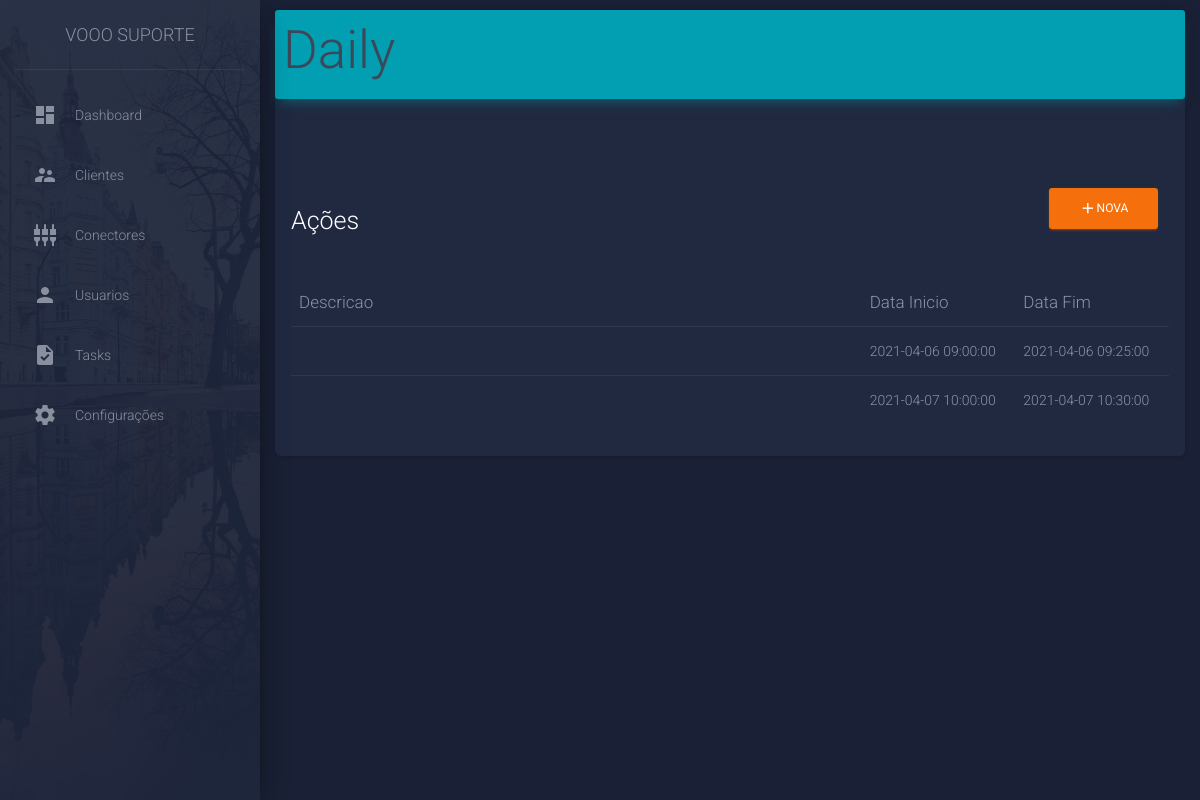
Before: /task/14 with the older database file.
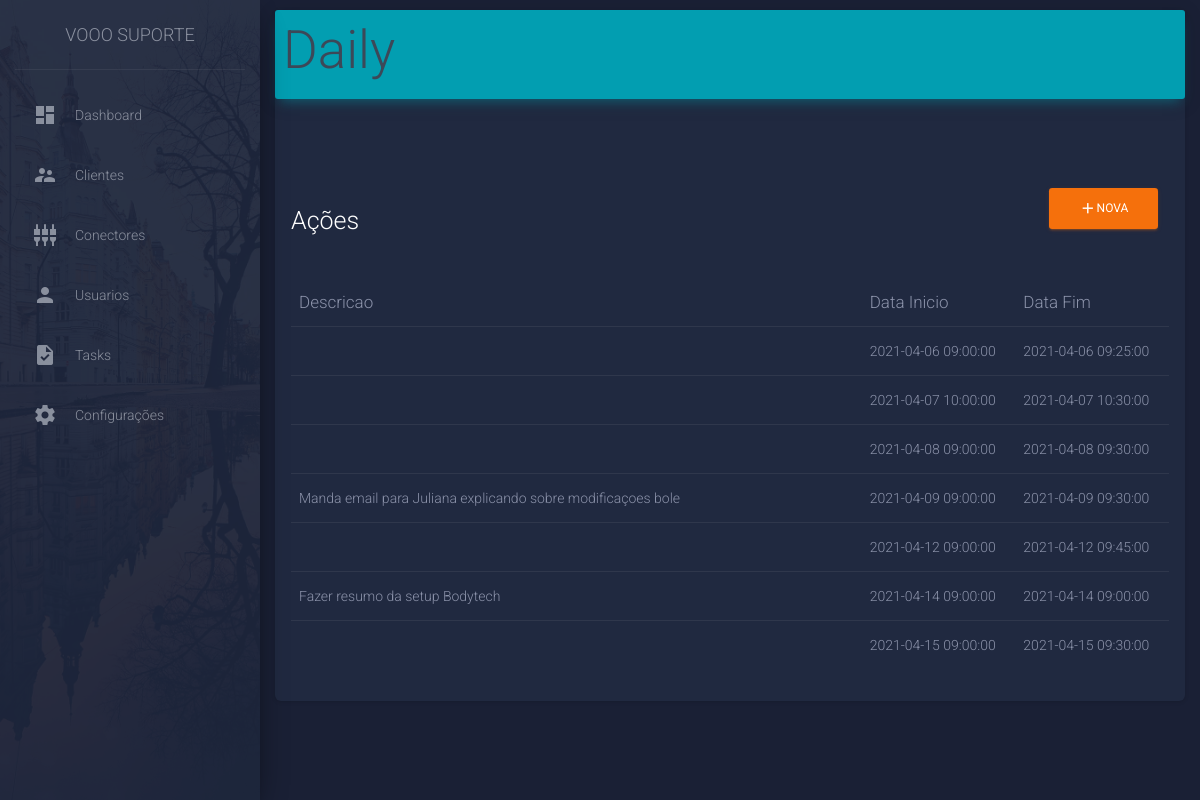
After: the same page with the newer database file.
### model/ModelSqlite.py (models this page shows, shortened)
class TaskType(db.Model):
    __tablename__ = 'tasktype'
    id = Column(INTEGER, primary_key=True)
    name = Column(String, nullable=False, default='')

class Action(db.Model):
    __tablename__ = 'action'
    id = Column(INTEGER, primary_key=True)
    description = Column(String, nullable=False, default='')
    init = Column(DATETIME, default=datetime.now())
    finish = Column(DATETIME, nullable=True)
    finished = Column(BOOLEAN, nullable=False, default=False)
    task_id = Column(INTEGER, ForeignKey('task.id'))

### __main__.py (the view)
@app.route('/task/<int:id>')
def task(id: int):
    task = taskDao.load_by_id(id)
    if not task:
        return render_template(locate_html('error'), msg='Tarefa não encontrada')
    is_n3 = task.task_type.name == "N3"
    task.running = any([not action.finished for action in task.actions])
    return render_template(locate_html('task'), task=task, isN3=is_n3)

### __main__.py (called while the page is built)
def locate_html(page: str) -> str:
    return f'pages/{page}.html'

### model/TaskDao.py (called while the page is built)
def load_by_id(id: int):
    return Task.query.filter(Task.id == id).first()

### template/pages/task.html (shortened to what this page needs)
{% extends "layout/layout.html" %}
{% block content %}
<nav class="navbar navbar-light bg-info">
  <p class="h1 title pl-2">{{task.task_type.name}}</p>
</nav>
<div class="p-3">
  <div class="mt-5">
    <div class="row">
      <div class="col-10 h3 text-white">Ações </div>
      <div class="col">
        {% if task.running %}
        <button type="button" class="btn btn-success" data-toggle="modal" data-target="#modalFinalize"
          aria-expanded="false" aria-controls="formAction" onclick="setNow()">
          <i class="material-icons">thumb_up</i>Finalizar
        </button>
        {% else %}
        <button type="button" class="btn btn-warning" data-toggle="modal" data-target="#modalNewAction"
          aria-expanded="false" aria-controls="formAction" onclick="setNow()">
          <i class="material-icons">add</i>Nova
        </button>
        {% endif %}
      </div>
    </div>
    <table class="table">
      <thead class=" text-primary">
        <th>Descricao</th>
        <th>Data Inicio</th>
        <th>Data Fim</th>
      </thead>
      <tbody>
        {% for action in task.actions %}
        <tr>
          <td style="width: 65%;">{{ action.description }}</td>
          <td>{{ action.init }}</td>
          <td> {{action.finish if action.finish}} </td>
        </tr>
        {% endfor %}
      </tbody>
  </div>
</div>
{% endblock %}

### template/layout/layout.html (shortened to what this page needs)
<!DOCTYPE html>
<html lang="pt-br">
<head>
  <link rel="stylesheet" href="https://maxcdn.bootstrapcdn.com/font-awesome/latest/css/font-awesome.min.css">
  <link href="{{url_for('static', filename='assets/css/material-dashboard.css')}}" rel="stylesheet" />
  <link href="{{ url_for('static', filename='assets/demo/demo.css') }}" rel="stylesheet" />
</head>
<body class="dark-edition">
  <div class="wrapper ">
    <div class="sidebar" data-color="purple" data-background-color="black" data-image="{{ url_for('static', filename='assets/img/sidebar-2.jpg')}}">
      <div class="logo"><a href="http://www.creative-tim.com" class="simple-text logo-normal">
          Vooo Suporte
        </a></div>
      <div class="sidebar-wrapper">
        <ul class="nav">
          <li class="nav-item  ">
            <a class="nav-link" href="/dashboard">
              <i class="material-icons">dashboard</i>
              <p>Dashboard</p>
            </a>
          </li>
          <li class="nav-item ">
            <a class="nav-link" href="/clientes">
              <i class="material-icons">supervisor_account</i>
              <p>Clientes</p>
            </a>
          </li>
          <li class="nav-item ">
            <a class="nav-link" href="/conectores">
              <i class="material-icons">settings_input_component</i>
              <p>Conectores</p>
            </a>
          </li>
          <li class="nav-item  ">
            <a class="nav-link" href="/usuarios">
              <i class="material-icons">person</i>
              <p>Usuarios</p>
            </a>
          </li>
          <li class="nav-item  ">
            <a class="nav-link" href="/tasks">
              <i class="material-icons">task</i>
              <p>Tasks</p>
            </a>
          </li>
          <li class="nav-item  ">
            <a class="nav-link" href="/settings">
              <i class="material-icons">settings</i>
              <p>Configurações</p>
            </a>
        </ul>
      </div>
    </div>
    <div class="main-panel">
        <div class="container-fluid">
          <div class="card">
          {% block content %}{% endblock %}</div>
          </div>
      </div>
  </div>
      <footer class="footer">
      </footer>
</body>
</html>

Changed rows visible on the page:
added Action: init "2021-04-08 09:00:00", finish "2021-04-08 09:30:00"
added Action: description "Manda email para Juliana explicando sobre modificaçoes bole", init "2021-04-09 09:00:00", finish "2021-04-09 09:30:00"
added Action: init "2021-04-12 09:00:00", finish "2021-04-12 09:45:00"
added Action: description "Fazer resumo da setup Bodytech", init "2021-04-14 09:00:00", finish "2021-04-14 09:00:00"
added Action: init "2021-04-15 09:00:00", finish "2021-04-15 09:30:00"
